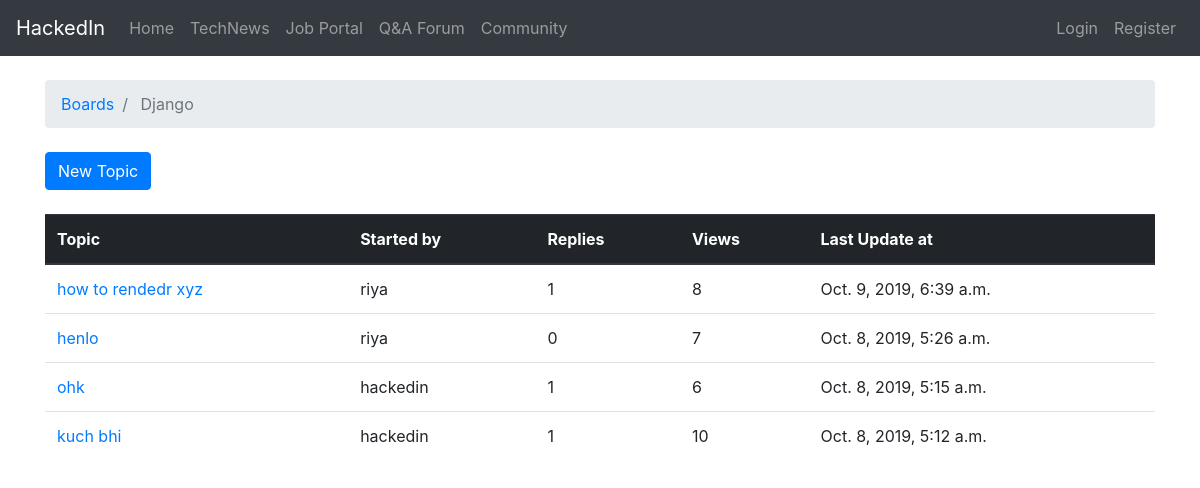
Screenshot of /forums/boards/1/ with the database file from the repository.
### forums/models.py (models this page shows, shortened)
class Board(models.Model):
    name = models.CharField(max_length=30, unique=True)
    description = models.CharField(max_length=100)

class Topic(models.Model):
    subject = models.CharField(max_length=256)
    last_updated = models.DateTimeField(auto_now_add=True)
    board = models.ForeignKey(
        Board,
        on_delete=models.CASCADE,
        related_name='topics',
    )
    starter = models.ForeignKey(
        settings.AUTH_USER_MODEL,
        on_delete=models.CASCADE,
        related_name='topics',
    )
    views = models.PositiveIntegerField(default=0)
    def get_absolute_url(self):
        return reverse('topic_posts', kwargs={
            'pk': self.board.pk,
            'topic_pk': self.pk
        })

### forums/views.py (the view)
# urls.py: path('boards/<int:pk>/', views.TopicListView.as_view(), name='board_topics'),
class TopicListView(ListView):
    model = Topic
    context_object_name = 'topics'
    template_name = 'forums/board_topics.html'
    paginate_by = 5
    def get_queryset(self):
        self.board = get_object_or_404(Board, pk=self.kwargs.get('pk'))
        queryset = self.board.topics.order_by('-last_updated').annotate(replies=Count('posts') - 1)
        return queryset
    def get_context_data(self, **kwargs):
        context = super().get_context_data(**kwargs)
        context['board'] = self.board
        return context

### forums/templates/forums/board_topics.html (shortened to what this page needs)
{% extends 'forums/base.html' %}
{% block breadcrumb %}
<li class="breadcrumb-item">
    <a href="{% url 'home' %}">Boards</a>
</li>
<li class="breadcrumb-item active">
    {{ board.name }}
</li>
{% endblock %}
{% block content %}
<div class="mb-4">
    <a href="{% url 'new_topic' board.pk %}" class="btn btn-primary">
        New Topic
    </a>
</div>
<table class="table">
    <thead class="thead-dark">
        <tr>
            <th>Topic</th>
            <th>Started by</th>
            <th>Replies</th>
            <th>Views</th>
            <th>Last Update at</th>
        </tr>
    </thead>
    <tbody>
        {% for topic in topics %}
            <tr>
                <td>
                    <a href="{{ topic.get_absolute_url }}">
                        {{ topic.subject }}
                    </a>
                </td>
                <td>{{ topic.starter.username }}</td>
                <td class="align-middle">{{ topic.replies }}</td>
                <td class="align-middle">{{ topic.views }}</td>
                <td>{{ topic.last_updated }}</td>
            </tr>
        {% endfor %}
    </tbody>
</table>
{% endblock %}

### rows the page displays
Board: name "Django"
Topic: subject "how to rendedr xyz", starter.username "riya", replies "1", views "8", last_updated "Oct. 9, 2019, 6:39 a.m."
Topic: subject "henlo", starter.username "riya", replies "0", views "7", last_updated "Oct. 8, 2019, 5:26 a.m."
Topic: subject "ohk", starter.username "hackedin", replies "1", views "6", last_updated "Oct. 8, 2019, 5:15 a.m."
Topic: subject "kuch bhi", starter.username "hackedin", replies "1", views "10", last_updated "Oct. 8, 2019, 5:12 a.m."
